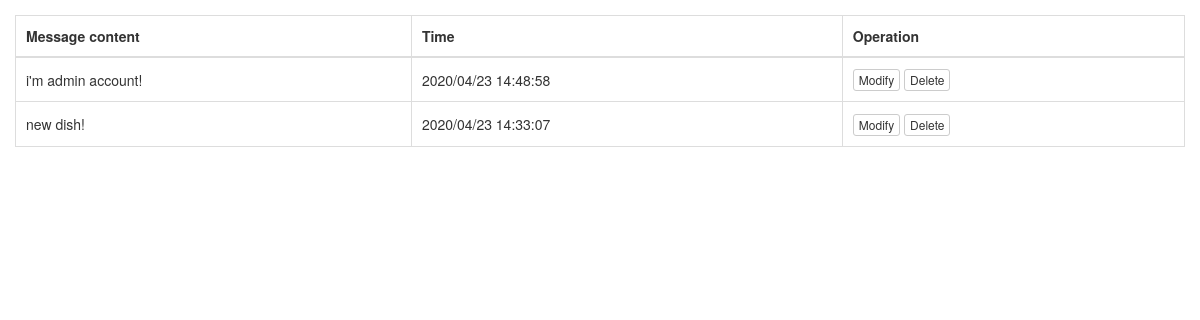
The page /admin/my_message.php (signed in) on the database its author committed.
### tables this page shows
CREATE TABLE IF NOT EXISTS `messages` (
  `id` int(11) NOT NULL AUTO_INCREMENT,
  `uid` int(11) NOT NULL,
  `name` varchar(255) NOT NULL,
  `tel` varchar(255) NOT NULL,
  `content` text NOT NULL,
  `updated` int(11) NOT NULL,
  `created` int(11) NOT NULL,
  `status` tinyint(4) NOT NULL DEFAULT '1',
  PRIMARY KEY (`id`)
);

### include/SqlHelper.class.php (called while the page is built, shortened)
<?php
    class SqlHelper{
      	public $conn;
      	public function __construct($dbhost,$dbname,$dbpassword,$dbuser){
            $this->host=$dbhost;
            $this->dbname=$dbname;
            $this->username=$dbuser;
            $this->password=$dbpassword;
      		$this->conn=mysql_connect($this->host,$this->username,$this->password);
      	}
      	public function execute_dql($sql){
      		$arr=array();
      		$res=mysql_query($sql,$this->conn) or die(mysql_error());
      		while($row=mysql_fetch_assoc($res)){
      			$arr[]=$row;
      		}
      		return $arr;
      	}
   }

### include/config.inc.php (called while the page is built, shortened)
<?php
require_once('SqlHelper.class.php');
$db = new SqlHelper('localhost','db','root','root');
include('fun.inc.php');

### include/fun.inc.php (called while the page is built, shortened)
<?php
function todate($time){
    return date('Y/m/d H:i:s',$time);
}

### admin/my_message.php (the view, shortened to what this page needs)
<?php
include('header.php');
require_once('../include/config.inc.php');
$sql = 'SELECT * FROM messages WHERE uid='.$_SESSION['userid'].' ORDER BY id DESC ';
$data = $db->execute_dql($sql);
?>
<div class="panel-body">
    <div class="table-responsive">
        <table class="table table-bordered table-hover">
            <thead>
                <tr>
                    <th>Message content</th>
                    <th>Time</th>
                    <th>Operation</th>
                </tr>
            </thead>
            <tbody>
            <?php if(!empty($data)){foreach($data as $item){?>
                <tr>
                    <td><?php echo $item['content'];?></td>
                    <td><?php echo todate($item['created']);?></td>
                    <td>
                        <a class="btn btn-default btn-xs" target="_self" href="edit_message.php?id=<?php echo $item['id'];?>">Modify</a>
                        <a class="btn btn-default btn-xs mybb" href="my_message.php?id=<?php echo $item['id'];?>">Delete</a>
                    </td>
                </tr>
            <?php }}else{?>
                <tr>
                    <td colspan='5' align="center"><span class="text-danger">There is currently no data</span></td>
                </tr>
            <?php }?>
        </tbody>
    </table>
    </div>
</div>
<?php include('footer.php');?>

### admin/css/common.css (style rules this page uses)
html { width: 100%; height: 100%; }
body { width: 100%; height: 100%; background-color: transparent; }
.panel-body { background-color: #fff; }
.table>tbody>tr>td, .table>tbody>tr>th, .table>tfoot>tr>td, .table>tfoot>tr>th, .table>thead>tr>td, .table>thead>tr>th { vertical-align: middle; padding: 10px; }

### rows shown on the page
messages: content "i'm admin account!", created "2020/04/23 14:48:58"
messages: content "new dish!", created "2020/04/23 14:33:07"
